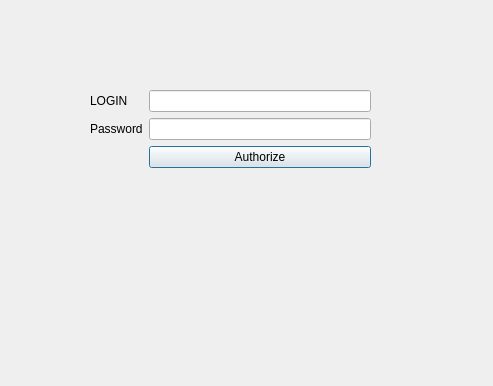
<?xml version="1.0" encoding="UTF-8"?>
<ui version="4.0">
 <class>StartWindow</class>
 <widget class="QDialog" name="StartWindow">
  <property name="geometry">
   <rect>
    <x>0</x>
    <y>0</y>
    <width>493</width>
    <height>386</height>
   </rect>
  </property>
  <property name="windowTitle">
   <string>Dialog</string>
  </property>
  <widget class="QWidget" name="formLayoutWidget">
   <property name="geometry">
    <rect>
     <x>90</x>
     <y>90</y>
     <width>281</width>
     <height>161</height>
    </rect>
   </property>
   <layout class="QFormLayout" name="formLayout_3">
    <item row="3" column="1">
     <widget class="QLineEdit" name="lineEdit_password"/>
    </item>
    <item row="2" column="1">
     <widget class="QLineEdit" name="lineEdit_login"/>
    </item>
    <item row="4" column="1">
     <widget class="QPushButton" name="pB_Authorize">
      <property name="text">
       <string>Authorize</string>
      </property>
     </widget>
    </item>
    <item row="2" column="0">
     <widget class="QLabel" name="label_login">
      <property name="text">
       <string>LOGIN</string>
      </property>
     </widget>
    </item>
    <item row="3" column="0">
     <widget class="QLabel" name="label_password">
      <property name="text">
       <string>Password</string>
      </property>
     </widget>
    </item>
   </layout>
  </widget>
 </widget>
 <resources/>
 <connections/>
</ui>
